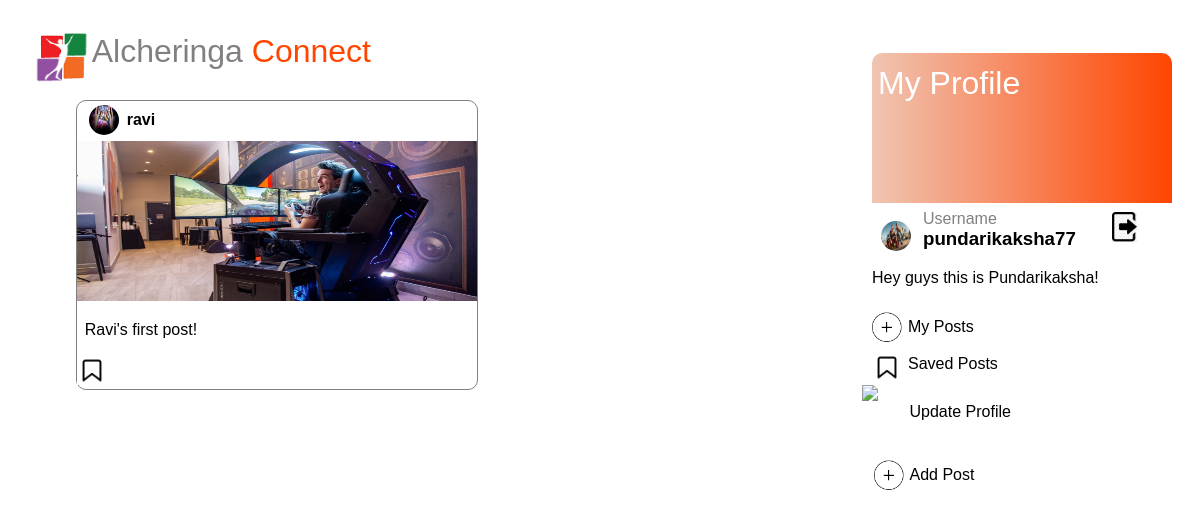
Page /post/2/ (signed in) on the committed database.
### pages/models.py (models this page shows, shortened)
class Post(models.Model):
	username=models.ForeignKey(User,on_delete=models.CASCADE)
	caption=models.TextField()
	date_posted=models.DateTimeField(default=timezone.now)
	picture=models.ImageField(default='media/default.png',upload_to='profile')
	favourites=models.ManyToManyField(User,related_name="favourite",default=None,blank=True)

### users/models.py (models this page shows, shortened)
class Profile(models.Model):
	user=models.OneToOneField(User,on_delete=models.CASCADE)
	image=models.ImageField(default='default1.png',upload_to='profile_pics')
	bio=models.TextField()

### pages/views.py (the view)
# urls.py: path('post/<int:pk>/', PostDetailView.as_view(), name='post-detail'),
class PostDetailView(DetailView):
	model=Post

### pages/templates/pages/post_detail.html (shortened to what this page needs)
{% load static%}
<!DOCTYPE html>
<head>
    <link rel="stylesheet" href="{% static 'pages/login_page_css.css' %}">
    <div id="header" style="display:flex;">
        <img src="{% static 'pages/alcher.png' %}">
        <a style="text-decoration: none;" href="{%url 'profile-page'%}"><h1 style="font-weight:100;color:grey;text-decoration: none;">Alcheringa <span style="color:orangered;font-weight: 100;">Connect</span></h1><a>
     </div>
</head>
<body style="font-family:sans-serif;">
    <div style="display:flex;">
        <div style="display:block;margin-left: 3%;">
            <div style="border-style:solid;border-color:grey;border-width:0.5px;width:400px;margin-left:8%;margin-top:2%;border-radius:10px;">
                    <div style="display: flex;margin-bottom: 1%;">
                        <img src="{{object.username.profile.image.url}}" style="border-radius:50%;margin-top:1%;margin-left:3%;height:30px;width:30px;">
                        <p style="font-weight: 600;margin-top:3%;margin-left: 2%;margin-top: 2.5%;">{{object.username}}</p>
                    </div>
                    <img src="{{post.picture.url}}" style="width:100%;height:160px;margin-top:-2%;justify-content: center;">
                <div style="display: block;">
                    <p style="font-family: sans-serif;margin-left: 2%;">{{object.caption}}</p>
                    <div style="display:flex;">
                        <a href="{% url 'favourite_add' post.id %}">
                        <img id ="savebutton" src="{% static 'pages/save.png' %}" style="height: 30px;margin-left:0%;cursor:pointer;" onmouseover="changeColor()" onmouseout="changeColorBack()"></a>
                    </div>
                </div>
        </div>
    </div>
        <div style="display:block;width:25%;margin-left:72%;border-radius: 10px;margin-top:-1.75%;position: fixed;">
            <div style="width:100%;height:150px;margin-top:-6%;border-top-left-radius: 10px;border-top-right-radius: 10px;" class="redbox">
                <h1 style="color:white;font-weight:100;margin-top:4%;position:absolute;margin-left:2%;">My Profile</h1>
                <a href='{% url "logout" %}'><img src="{% static 'pages/logout.jpg' %}" style="width:25px;margin-top:53%;margin-left:80%;"></a>
            </div>
            <img src="{{user.profile.image.url}}"style="width:30px;border-radius:50%;height:30px;margin-top:6%;margin-left:3%;">
            <h4 style="color:grey;font-weight:100;margin-left:17%;margin-top:-15%;">Username</h4>
            <h3 style="margin-left:17%;margin-top:-7%;">{{request.user.username}}</h3>
            <p>{{user.profile.bio}}</p>
            <div style="display:flex; cursor:pointer;">
                <img src="{% static 'pages/add1.png' %}" style="width:10%;height:10%;margin-top:3%;">
                <a href="{% url 'my-posts-page'%}"  style="margin-left:2%;margin-top:5%;color:black;text-decoration: none;">My Posts</a>
            </div>
           <div style="display:flex; cursor:pointer;">
                <img src="{% static 'pages/save.png' %}" style="width:10%;height:10%;margin-top:3%;">
                <a href="{% url 'favourite_list' %}" style="margin-left:2%;margin-top: 4%;text-decoration: none;color: black;">Saved Posts</a>
            </div>
            <div style="display:flex; cursor:pointer;">
                <img src="{% static 'pages/profile.jpg' %}" style="width:18%;margin-top:1%;margin-left: -3.5%;">
                <a href='{% url "update-profile-page" %}'style="margin-left:-2%;margin-top:7%;color:black;text-decoration:none;">Update Profile</a>
            </div>
            <div style="display:flex; cursor:pointer;margin-top:10%;">
                <img src="{% static 'pages/add1.png' %}" style="width:10%;height:10%;margin-top:3%;margin-left: 0.5%;">
                <a href='{% url "upload-page" %}'style="margin-left:2%;margin-top:5%;color:black;text-decoration:none;">Add Post</a>
            </div>
        </div>
    </div>
</body>
</html>

### pages/static/pages/login_page_css.css (style rules this page uses)
#header { font-family: "Comic Sans MS", cursive, sans-serif; color:grey; margin-top:1%; margin-left: 2%; }
#header img { width: 60px; height: 50px; position: relative; top:20px; justify-content: center; }
.redbox { background-image: linear-gradient(to left,orangered,rgb(240, 197, 179)); }

### rows in the picture
Post: username.profile.image (picture), username "ravi", picture (picture), caption "Ravi's first post!"

### other values in the picture
{{ request.user.username }} "pundarikaksha77"
{{ user.profile.bio }} "Hey guys this is Pundarikaksha!"
